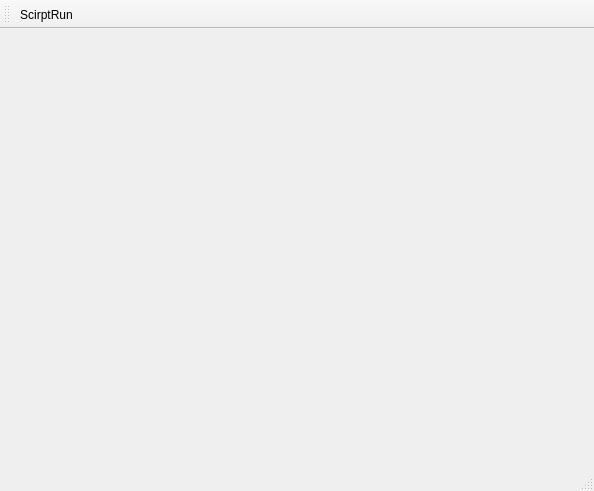
<?xml version="1.0" encoding="UTF-8"?>
<ui version="4.0">
 <class>MainWindows</class>
 <widget class="QMainWindow" name="MainWindows">
  <property name="geometry">
   <rect>
    <x>0</x>
    <y>0</y>
    <width>594</width>
    <height>491</height>
   </rect>
  </property>
  <property name="windowTitle">
   <string>RTA</string>
  </property>
  <widget class="QWidget" name="centralWidget"/>
  <widget class="QMenuBar" name="menuBar">
   <property name="geometry">
    <rect>
     <x>0</x>
     <y>0</y>
     <width>594</width>
     <height>21</height>
    </rect>
   </property>
  </widget>
  <widget class="QToolBar" name="mainToolBar">
   <attribute name="toolBarArea">
    <enum>TopToolBarArea</enum>
   </attribute>
   <attribute name="toolBarBreak">
    <bool>false</bool>
   </attribute>
   <addaction name="ScirptRun"/>
  </widget>
  <widget class="QStatusBar" name="statusBar"/>
  <action name="ScirptRun">
   <property name="icon">
    <iconset resource="HomePage.qrc">
     <normaloff>:/StartForm/Resources/startui.png</normaloff>:/StartForm/Resources/startui.png</iconset>
   </property>
   <property name="text">
    <string>ScirptRun</string>
   </property>
   <property name="shortcut">
    <string>Ctrl+R</string>
   </property>
  </action>
 </widget>
 <layoutdefault spacing="6" margin="11"/>
 <resources>
  <include location="HomePage.qrc"/>
 </resources>
 <connections/>
</ui>
